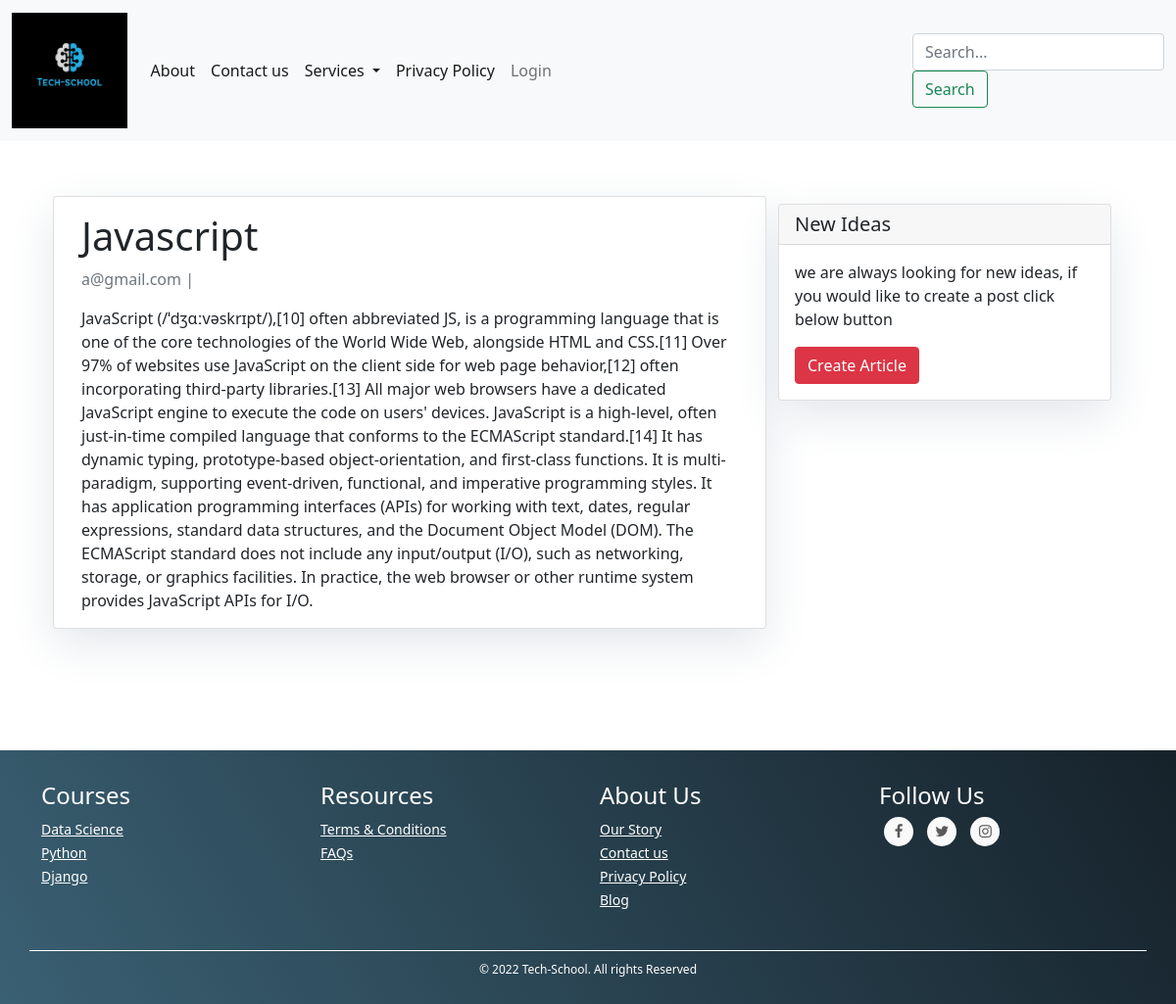
Screenshot of /blog/javascript/ with the database file from the repository.
### blog/models.py (models this page shows, shortened)
class Post(models.Model):
    title = models.CharField(max_length=300, unique=True)
    slug = models.SlugField(max_length=300, unique=True)
    author = models.ForeignKey(settings.AUTH_USER_MODEL, on_delete=models.CASCADE, related_name=('blog_posts'))
    content = models.TextField()
    category = models.ManyToManyField(PostCategory,related_name='category')
    tag=models.ManyToManyField(PostTag,related_name='tag')
    status = models.IntegerField(choices=STATUS, default=0)
    created_at = models.DateTimeField(auto_now_add=True)
    updated_at = models.DateTimeField(auto_now=True)
    class Meta:
        ordering = ['-created_at']
        verbose_name = 'Post Article'
        verbose_name_plural = 'Post Articles'

### accounts/models.py (models this page shows)
class User(AbstractUser):
    username = None
    email = models.EmailField(_('email address'), unique=True)
    phone_number=models.CharField(max_length=20)
    gender = models.CharField(max_length=10, choices=GENDER_CHOICES,default='Male')
    def __str__(self):
        return self.email
    USERNAME_FIELD = 'email'
    REQUIRED_FIELDS = []
    objects = UserManager()

### blog/views.py (the view)
# urls.py: path('<slug:slug>/', views.PostDetail.as_view(),  name='post_detail'),
class PostDetail(DetailView):
    model = Post
    template_name = 'blog/post_detail.html'

### blog/templates/blog/post_detail.html
{% extends 'base.html' %} {% block content %}
<div class="container">
  <div class="row">
    <div class="col-md-8 card mb-4  mt-3 left  top">
      <div class="card-body">
        <h1>{% block title %} {{ object.title }} {% endblock title %}</h1>
        <p class=" text-muted">{{ post.author }} | {{ post.created_on }}</p>
        <p class="card-text ">{{ object.content | safe }}</p>
      </div>
    </div>
    {% block sidebar %} {% include 'blog/sidebar.html' %} {% endblock sidebar %}
  </div>
</div>
{% endblock content %}

### blog/templates/blog/sidebar.html (style rules this page uses)
.card { box-shadow: 0 16px 48px #E3E7EB; }

### rows the page displays
Post: title "Javascript", author "a@gmail.com", content "JavaScript (/ˈdʒɑːvəskrɪpt/),[10] often abbreviated JS, is a programming language that is one of the core technologies of the World Wide Web, alongside HTML and CSS.[11] Over 97% of websites use JavaScript on the client side for web page behavior,[12] often incorporating third-party libraries.[13] All major web browsers have a dedicated JavaScript engine to execute the code on users' devices. JavaScript is a high-level, often just-in-time compiled language that conforms to the ECMAScript standard.[14] It has dynamic typing, prototype-based object-orientation, and first-class functions. It is multi-paradigm, supporting event-driven, functional, and imperative programming styles. It has…"
